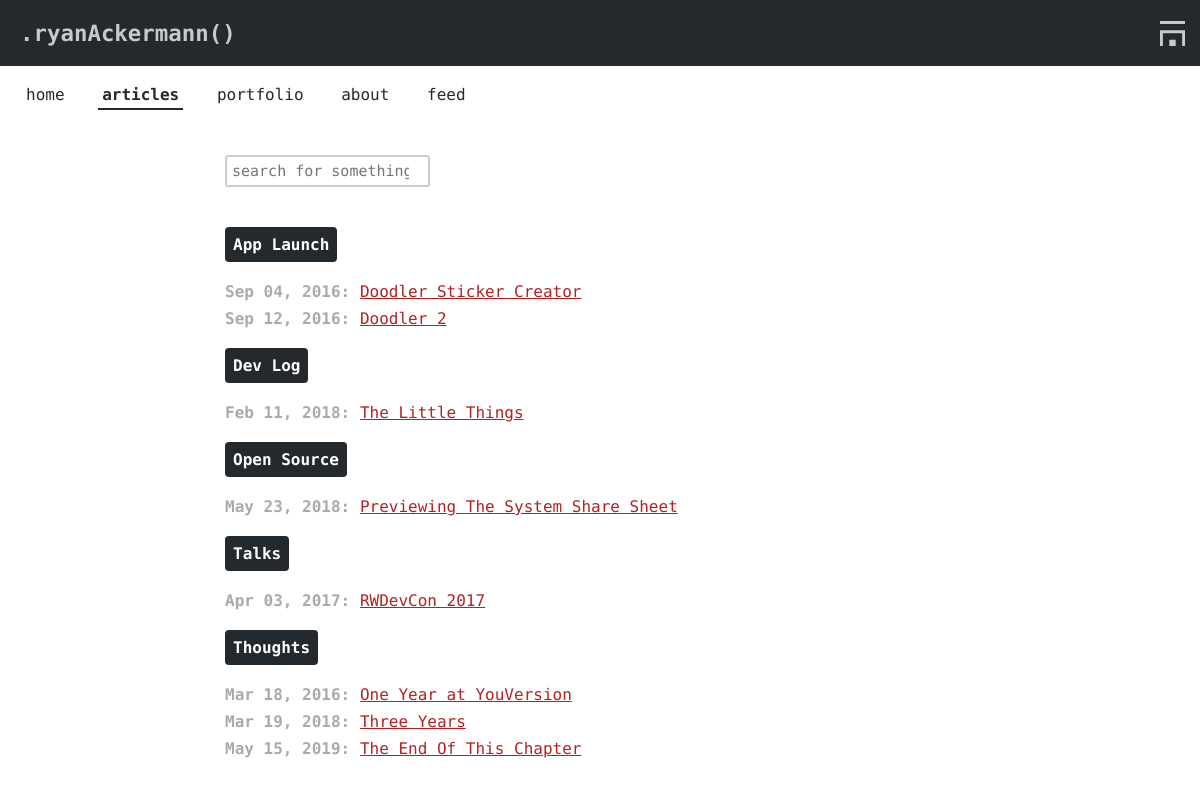
The page /categories on the database as committed earlier.
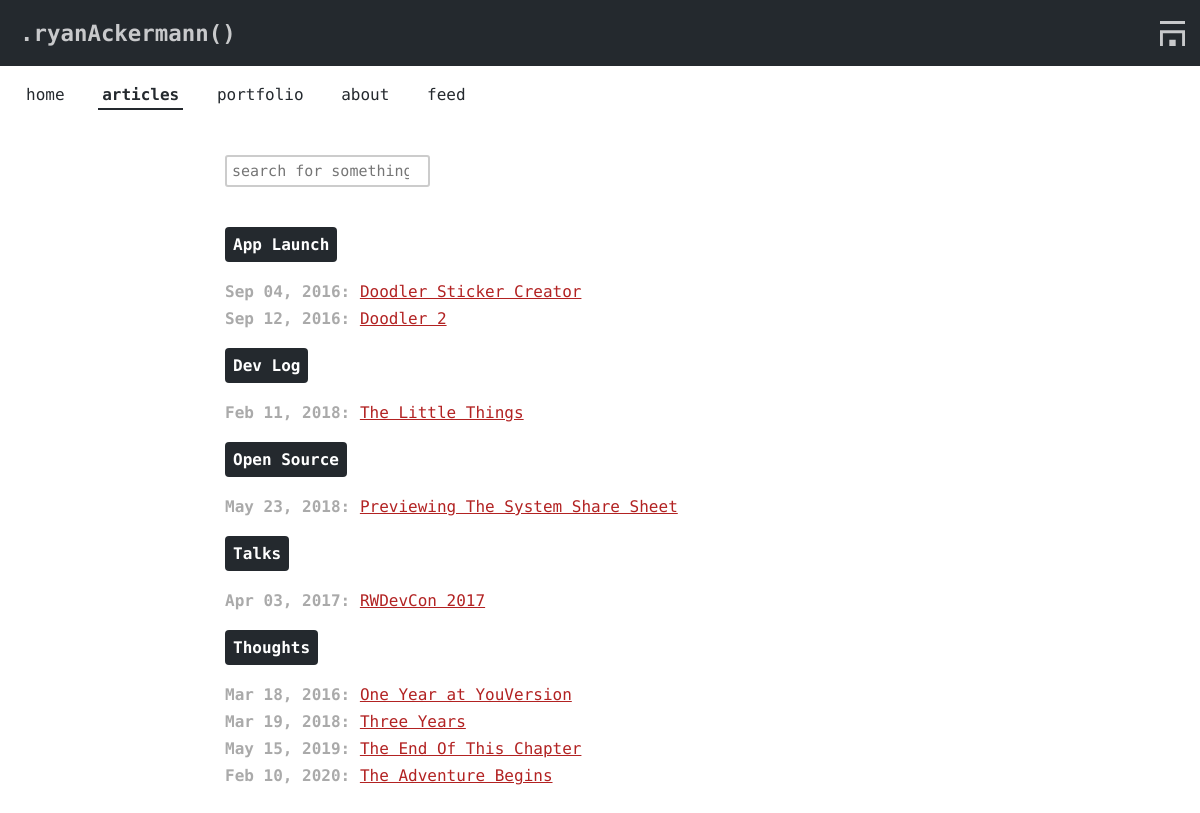
The same page on the database as committed later.
### app/models.py (models this page shows, shortened)
class Category(db.Model):
    id = db.Column(db.Integer, primary_key=True)
    name = db.Column(db.String(50))

class Post(db.Model):
    id = db.Column(db.Integer, primary_key = True)
    title = db.Column(db.String)
    description = db.Column(db.String)
    content = db.Column(db.String)
    slug = db.Column(db.String)
    timestamp = db.Column(db.DateTime)
    draft = db.Column(db.Boolean, default=True)
    category_id = db.Column(db.Integer, db.ForeignKey('category.id'))
    category = db.relationship('Category', backref=db.backref('posts', lazy='dynamic'))

### app/views.py (the view)
@app.route('/categories')
def categories():
	dicts = []
	for c in Category.query.order_by(Category.name).all():
		none_draft_posts = c.posts.filter_by(draft=False).all()
		if len(none_draft_posts) > 0:
			dicts.append({'name': c.name, 'posts': none_draft_posts})
	return render_template('categories.html', dicts=dicts, auth=has_auth(), current='categories')

### app/__init__.py (called while the page is built)
@app.template_filter('prettytime')
def prettytime(date):
    return date.strftime("%b %d, %Y")

### app/views.py (called while the page is built)
def has_auth():
	return 'username' in session

### app/templates/categories.html (shortened to what this page needs)
{% extends "base.html" %}
{% block stylesheet %}
	<link rel="stylesheet" type="text/css" href="/static/stylesheets/categories.css">
{% endblock%}
{% block content %}
	<article>
		<input id="search" type="search" name="search" placeholder="search for something">
		<ul>
			{% for dict in dicts %}
				<li><h3>{{ dict['name'] }}</h3></li>
				<ul>
					{% for post in dict['posts'] %}
						<li class="items"><span id="date">{{ post.timestamp|prettytime }}:</span> <a href="/posts/{{ post.slug }}">{{ post.title }}</a></li>
					{% endfor %}
				</ul>
			{% endfor %}
		</ul>
	</article>
{% endblock %}

Rows that differ between the two databases and show on the page:
added Post: timestamp|prettytime "Feb 10, 2020", title "The Adventure Begins", shown under Category "Thoughts"
